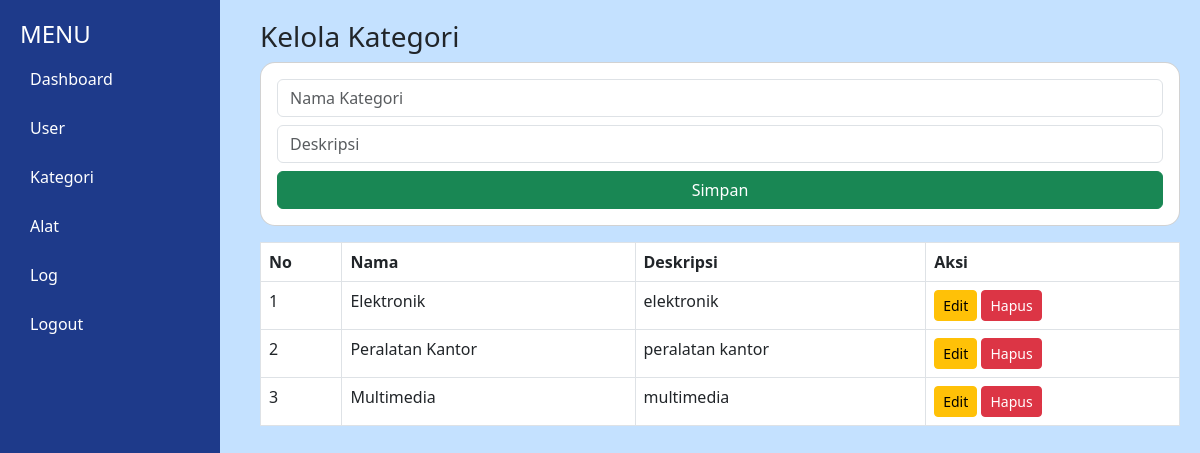
Page /peminjaman_alat/admin/kategori.php (signed in) on the committed database.
### tables this page shows
CREATE TABLE `kategori` (
  `id_kategori` int(11) NOT NULL,
  `nama_kategori` varchar(100) DEFAULT NULL,
  `deskripsi` text DEFAULT NULL
);

### peminjaman_alat/admin/kategori.php (the view, shortened to what this page needs)
<?php include '../assets/header.php'; ?>
<?php
$edit = null;
?>
<h3>Kelola Kategori</h3>
<form method="post" class="card p-3 mb-3">
<input name="nama" class="form-control mb-2" placeholder="Nama Kategori" value="<?= $edit['nama_kategori'] ?? '' ?>">
<input name="deskripsi" class="form-control mb-2" placeholder="Deskripsi" value="<?= $edit['deskripsi'] ?? '' ?>">
<button name="simpan" class="btn btn-success">Simpan</button>
</form>
<table class="table table-bordered">
<tr>
<th>No</th><th>Nama</th><th>Deskripsi</th><th>Aksi</th>
</tr>
<?php
$no=1;
$data = mysqli_query($conn,"SELECT * FROM kategori");
while($d=mysqli_fetch_assoc($data)){
?>
<tr>
<td><?= $no++ ?></td>
<td><?= $d['nama_kategori'] ?></td>
<td><?= $d['deskripsi'] ?></td>
<td>
<a href="?edit&id=<?= $d['id_kategori'] ?>" class="btn btn-warning btn-sm">Edit</a>
<a href="?hapus&id=<?= $d['id_kategori'] ?>" class="btn btn-danger btn-sm">Hapus</a>
</td>
</tr>
<?php } ?>
</table>
<?php include '../assets/footer.php'; ?>

### peminjaman_alat/assets/style.css (style rules this page uses)
.card { border-radius: 15px; }

### rows in the picture
kategori: nama_kategori "Elektronik", deskripsi "elektronik"
kategori: nama_kategori "Peralatan Kantor", deskripsi "peralatan kantor"
kategori: nama_kategori "Multimedia", deskripsi "multimedia"
